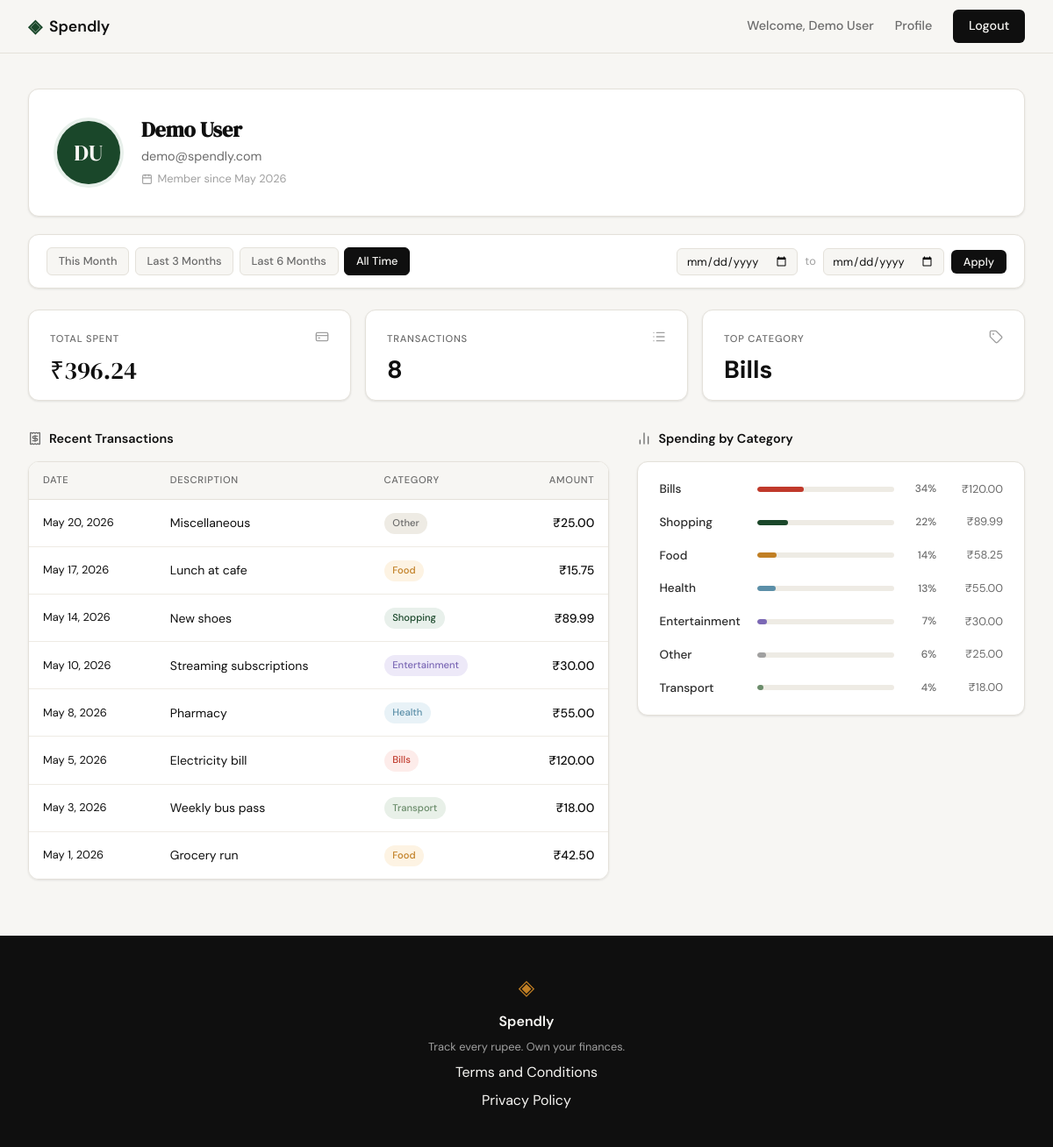
Screenshot of /profile (signed in) with the database file from the repository.
### tables this page shows
CREATE TABLE users (
            id            INTEGER PRIMARY KEY AUTOINCREMENT,
            name          TEXT    NOT NULL,
            email         TEXT    UNIQUE NOT NULL,
            password_hash TEXT    NOT NULL,
            created_at    TEXT    DEFAULT (datetime('now'))
        );

CREATE TABLE expenses (
            id          INTEGER PRIMARY KEY AUTOINCREMENT,
            user_id     INTEGER NOT NULL,
            amount      REAL    NOT NULL,
            category    TEXT    NOT NULL,
            date        TEXT    NOT NULL,
            description TEXT,
            created_at  TEXT    DEFAULT (datetime('now')),
            FOREIGN KEY (user_id) REFERENCES users(id)
        );

### app.py (the view)
@app.route("/profile")
def profile():
    if not session.get("user_id"):
        return redirect(url_for("login"))
    today     = date.today()
    today_str = today.isoformat()
    presets = {
        "this_month":    (today.replace(day=1).isoformat(), today_str),
        "last_3_months": (_months_back(today, 3).isoformat(), today_str),
        "last_6_months": (_months_back(today, 6).isoformat(), today_str),
    }
    def _parse_date(raw):
        try:
            datetime.strptime(raw.strip(), "%Y-%m-%d")
            return raw.strip()
        except (ValueError, AttributeError):
            return None
    date_from = _parse_date(request.args.get("date_from", ""))
    date_to   = _parse_date(request.args.get("date_to", ""))
    if date_from and date_to and date_from > date_to:
        flash("Start date must be before end date.")
        date_from = None
        date_to   = None
    active_preset = "all_time"
    for name, (pf, pt) in presets.items():
        if (date_from, date_to) == (pf, pt):
            active_preset = name
            break
    else:
        if date_from is not None or date_to is not None:
            active_preset = "custom"
    user         = get_user_by_id(session["user_id"])
    stats        = get_summary_stats(session["user_id"], date_from=date_from, date_to=date_to)
    transactions = get_recent_transactions(session["user_id"], date_from=date_from, date_to=date_to)
    categories   = get_category_breakdown(session["user_id"], date_from=date_from, date_to=date_to)
    return render_template("profile.html",
                           user=user, stats=stats,
                           transactions=transactions, categories=categories,
                           date_from=date_from, date_to=date_to,
                           presets=presets, active_preset=active_preset)

### app.py (called while the page is built)
def _months_back(today, n):
    m = today.month - n
    y = today.year + m // 12
    m = m % 12
    if m == 0:
        m = 12
        y -= 1
    return today.replace(year=y, month=m, day=min(today.day, calendar.monthrange(y, m)[1]))

### database/db.py (called while the page is built)
def get_db():
    db_path = os.path.join(os.path.dirname(os.path.dirname(__file__)), "spendly.db")
    conn = sqlite3.connect(db_path)
    conn.row_factory = sqlite3.Row
    conn.execute("PRAGMA foreign_keys = ON")
    return conn

### database/queries.py (called while the page is built)
def _date_where(date_from, date_to):
    clauses, params = [], []
    if date_from:
        clauses.append("date >= ?")
        params.append(date_from)
    if date_to:
        clauses.append("date <= ?")
        params.append(date_to)
    sql = (" AND " + " AND ".join(clauses)) if clauses else ""
    return sql, params

def get_user_by_id(user_id):
    conn = get_db()
    row = conn.execute(
        "SELECT name, email, created_at FROM users WHERE id = ?", (user_id,)
    ).fetchone()
    conn.close()
    if row is None:
        return None
    from datetime import datetime
    created_dt = datetime.strptime(row["created_at"][:10], "%Y-%m-%d")
    words = row["name"].split()
    return {
        "name":         row["name"],
        "email":        row["email"],
        "member_since": created_dt.strftime("%B %Y"),
        "initials":     "".join(w[0] for w in words if w)[:2].upper(),
    }

def get_summary_stats(user_id, date_from=None, date_to=None):
    conn = get_db()
    ds, dp = _date_where(date_from, date_to)
    total_row = conn.execute(
        f"SELECT COALESCE(SUM(amount), 0.0) AS total, COUNT(*) AS cnt "
        f"FROM expenses WHERE user_id = ?{ds}",
        (user_id, *dp),
    ).fetchone()
    top_row = conn.execute(
        f"SELECT category FROM expenses WHERE user_id = ?{ds} "
        f"GROUP BY category ORDER BY SUM(amount) DESC LIMIT 1",
        (user_id, *dp),
    ).fetchone()
    conn.close()
    return {
        "total_spent":       f"₹{total_row['total']:.2f}",
        "transaction_count": total_row["cnt"],
        "top_category":      top_row["category"] if top_row else "—",
    }

### templates/profile.html (shortened to what this page needs)
{% extends "base.html" %}
{% block head %}
<link rel="stylesheet" href="{{ url_for('static', filename='css/profile.css') }}">
{% endblock %}
{% block content %}
<div class="profile-page">
    <div class="profile-card">
        <div class="profile-avatar">{{ user.initials }}</div>
        <div class="profile-info">
            <h1 class="profile-name">{{ user.name }}</h1>
            <p class="profile-email">{{ user.email }}</p>
            <p class="profile-since">
                <i data-lucide="calendar"></i>
                Member since {{ user.member_since }}
            </p>
        </div>
    </div>
    <div class="filter-bar">
        <div class="filter-presets">
            <a href="{{ url_for('profile', date_from=presets['this_month'][0], date_to=presets['this_month'][1]) }}"
               class="filter-preset{% if active_preset == 'this_month' %} filter-preset--active{% endif %}">
                This Month
            </a>
            <a href="{{ url_for('profile', date_from=presets['last_3_months'][0], date_to=presets['last_3_months'][1]) }}"
               class="filter-preset{% if active_preset == 'last_3_months' %} filter-preset--active{% endif %}">
                Last 3 Months
            </a>
            <a href="{{ url_for('profile', date_from=presets['last_6_months'][0], date_to=presets['last_6_months'][1]) }}"
               class="filter-preset{% if active_preset == 'last_6_months' %} filter-preset--active{% endif %}">
                Last 6 Months
            </a>
            <a href="{{ url_for('profile') }}"
               class="filter-preset{% if active_preset == 'all_time' %} filter-preset--active{% endif %}">
                All Time
            </a>
        </div>
        <form class="filter-form" method="get" action="{{ url_for('profile') }}">
            <input type="date" name="date_from" value="{{ date_from or '' }}"
                   class="filter-input{% if active_preset == 'custom' %} filter-input--active{% endif %}">
            <span class="filter-sep">to</span>
            <input type="date" name="date_to" value="{{ date_to or '' }}"
                   class="filter-input{% if active_preset == 'custom' %} filter-input--active{% endif %}">
            <button type="submit" class="filter-apply">Apply</button>
        </form>
    </div>
    <div class="profile-stats">
        <div class="stat-card">
            <div class="stat-top">
                <span class="stat-label">Total Spent</span>
                <span class="stat-icon"><i data-lucide="credit-card"></i></span>
            </div>
            <span class="stat-value">{{ stats.total_spent }}</span>
        </div>
        <div class="stat-card">
            <div class="stat-top">
                <span class="stat-label">Transactions</span>
                <span class="stat-icon"><i data-lucide="list"></i></span>
            </div>
            <span class="stat-plain">{{ stats.transaction_count }}</span>
        </div>
        <div class="stat-card">
            <div class="stat-top">
                <span class="stat-label">Top Category</span>
                <span class="stat-icon"><i data-lucide="tag"></i></span>
            </div>
            <span class="stat-plain">{{ stats.top_category }}</span>
        </div>
    </div>
    <div class="profile-bottom">
        <div class="profile-section">
            <h2 class="section-title">
                <i data-lucide="receipt"></i>
                Recent Transactions
            </h2>
            <div class="tx-table-wrap">
                <table class="tx-table">
                    <thead>
                        <tr>
                            <th>Date</th>
                            <th>Description</th>
                            <th>Category</th>
                            <th class="tx-amount">Amount</th>
                        </tr>
                    </thead>
                    <tbody>
                        {% for tx in transactions %}
                        <tr>
                            <td class="tx-date">{{ tx.date }}</td>
                            <td>{{ tx.description }}</td>
                            <td>
                                <span class="tx-badge tx-badge--{{ tx.category | lower }}">
                                    {{ tx.category }}
                                </span>
                            </td>
                            <td class="tx-amount">{{ tx.amount }}</td>
                        </tr>
                        {% endfor %}
                    </tbody>
                </table>
            </div>
        </div>
        <div class="profile-section">
            <h2 class="section-title">
                <i data-lucide="bar-chart-2"></i>
                Spending by Category
            </h2>
            <div class="cat-list">
                {% for cat in categories %}
                <div class="cat-row">
                    <span class="cat-name">{{ cat.name }}</span>
                    <div class="cat-track">
                        <div class="cat-fill cat-fill--{{ cat.name | lower }}" style="width: {{ cat.pct }}%"></div>
                    </div>
                    <span class="cat-pct">{{ cat.pct }}%</span>
                    <span class="cat-amount">{{ cat.amount }}</span>
                </div>
                {% endfor %}
            </div>
        </div>
    </div>
</div>
{% endblock %}

### templates/base.html (shortened to what this page needs)
<!DOCTYPE html>
<html lang="en">
<head>
    <link rel="stylesheet" href="{{ url_for('static', filename='css/style.css') }}">
    {% block head %}{% endblock %}
</head>
<body>
    <nav class="navbar">
        <div class="nav-inner">
            <a href="{{ url_for('landing') }}" class="nav-brand">
                <span class="brand-icon">◈</span>
                <span class="brand-name">Spendly</span>
            </a>
            <div class="nav-links">
                {% if session.get("user_id") %}
                    <span class="nav-welcome">Welcome, {{ session["user_name"] }}</span>
                    <a href="{{ url_for('profile') }}">Profile</a>
                    <a href="{{ url_for('logout') }}" class="nav-cta">Logout</a>
                {% else %}
                    <a href="{{ url_for('login') }}">Sign in</a>
                    <a href="{{ url_for('register') }}" class="nav-cta">Get started</a>
                {% endif %}
            </div>
        </div>
    </nav>
    <main class="main-content">
        {% block content %}{% endblock %}
    </main>
    <footer class="footer">
        <div class="footer-inner">
            <span class="brand-icon">◈</span>
            <span class="footer-name">Spendly</span>
            <p class="footer-copy">Track every rupee. Own your finances.</p>
            <a href="/terms">Terms and Conditions</a>
            <a href="/privacy">Privacy Policy</a>
        </div>
    </footer>
</body>
</html>

### static/css/style.css (style rules this page uses)
:root { --ink: #0f0f0f; --ink-soft: #2d2d2d; --ink-muted: #6b6b6b; --ink-faint: #a0a0a0; --paper: #f7f6f3; --paper-warm: #f0ede6; --paper-card: #ffffff; --accent: #1a472a; --accent-light: #e8f0eb; --accent-2: #c17f24; --accent-2-light: #fdf3e3; --danger: #c0392b; --danger-light: #fdecea; --border: #e4e1da; --border-soft: #eeebe4; --font-display: 'DM Serif Display', Georgia, serif; --font-body: 'DM Sans', system-ui, sans-serif; --max-width: 1200px; --auth-width: 440px; --radius-sm: 6px; --radius-md: 12px; --radius-lg: 20px; }
*, *::before, *::after { box-sizing: border-box; margin: 0; padding: 0; }
html { font-size: 16px; scroll-behavior: smooth; }
body { background: var(--paper); color: var(--ink); font-family: var(--font-body); font-size: 1rem; line-height: 1.6; -webkit-font-smoothing: antialiased; }
a { color: inherit; text-decoration: none; }
.navbar { position: sticky; top: 0; z-index: 100; background: var(--paper); border-bottom: 1px solid var(--border); padding: 0 2rem; }
.nav-inner { max-width: var(--max-width); margin: 0 auto; height: 60px; display: flex; align-items: center; justify-content: space-between; }
.nav-brand { display: flex; align-items: center; gap: 0.5rem; font-family: var(--font-body); font-weight: 600; font-size: 1.1rem; color: var(--ink); }
.brand-icon { color: var(--accent); font-size: 1.3rem; }
.brand-name { color: var(--ink); }
.nav-links { display: flex; align-items: center; gap: 1.5rem; font-size: 0.9rem; font-weight: 500; }
.nav-links a { color: var(--ink-muted); transition: color 0.2s; }
.nav-cta { background: var(--ink) !important; color: var(--paper) !important; padding: 0.45rem 1.1rem; border-radius: var(--radius-sm); transition: background 0.2s !important; }
.nav-welcome { color: var(--ink-muted); font-size: 0.9rem; }
.main-content { min-height: calc(100vh - 60px - 100px); }
.footer { background: var(--ink); color: var(--paper); padding: 2.5rem 2rem; text-align: center; }
.footer-inner { display: flex; flex-direction: column; align-items: center; gap: 0.4rem; }
.footer .brand-icon { color: var(--accent-2); font-size: 1.5rem; }
.footer-name { font-weight: 600; font-size: 1rem; }
.footer-copy { font-size: 0.8rem; color: var(--ink-faint); }

### rows the page displays
users: user_name "Demo User", name "Demo User", email "demo@spendly.com"
expenses: top_category "Bills", date "May 5, 2026", description "Electricity bill", category "Bills", amount "₹120.00"
expenses: date "May 20, 2026", description "Miscellaneous", category "Other", amount "₹25.00"
expenses: date "May 17, 2026", description "Lunch at cafe", category "Food", amount "₹15.75"
expenses: date "May 14, 2026", description "New shoes", category "Shopping", amount "₹89.99"
expenses: date "May 10, 2026", description "Streaming subscriptions", category "Entertainment", amount "₹30.00"
expenses: date "May 8, 2026", description "Pharmacy", category "Health", amount "₹55.00"
expenses: date "May 3, 2026", description "Weekly bus pass", category "Transport", amount "₹18.00"
expenses: date "May 1, 2026", description "Grocery run", category "Food", amount "₹42.50"

### other values shown
{{ user.initials }} "DU"
{{ user.member_since }} "May 2026"
{{ stats.total_spent }} "₹396.24"
{{ stats.transaction_count }} "8"
{{ cat.name }} "Bills" "Shopping" "Food" "Health" "Entertainment" "Other" "Transport"
{{ cat.pct }} "34" "22" "14" "13" "7" "6" "4"
{{ cat.amount }} "₹120.00" "₹89.99" "₹58.25" "₹55.00" "₹30.00" "₹25.00" "₹18.00"
